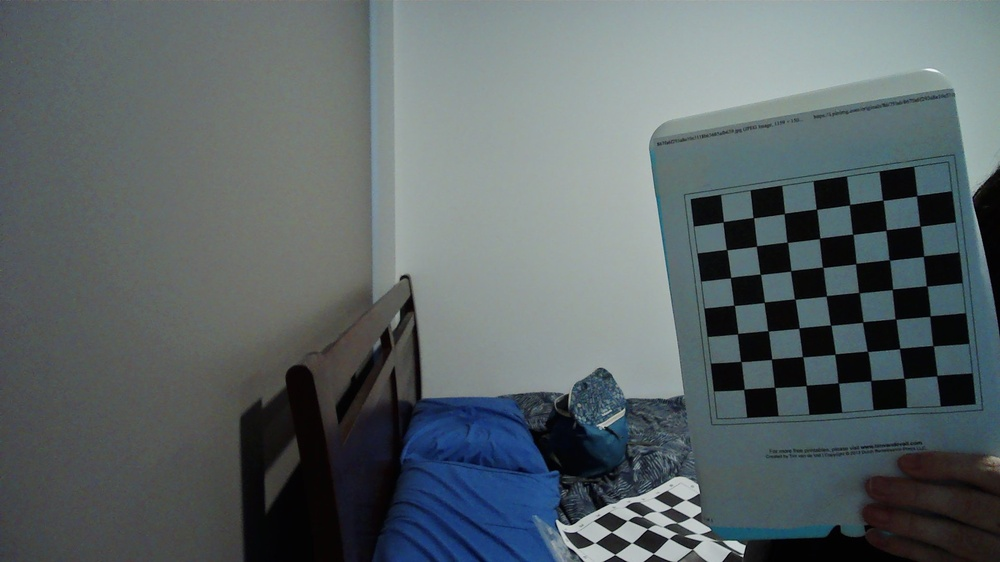
#> input picture calibration-photos/WIN_20261025_14_10_31_Pro.jpg, 1000 x 562 px, shrunk from 1920 x 1080 before the run; its folder holds only this picture in this run
$ python calibration.py
#> lines starting #> are read from the running program, lines starting #| are printed output that depends on the picture; after the words box and inside, x2 and y2 are one past the last pixel; in counts of white or black regions, pixels touching at a corner belong together
import numpy as np
import pickle
import cv2 as cv
import glob

# termination criteria
criteria = (cv.TERM_CRITERIA_EPS + cv.TERM_CRITERIA_MAX_ITER, 30, 0.001)

# prepare object points, like (0,0,0), (1,0,0), (2,0,0) ....,(6,5,0)
objp = np.zeros((7*7,3), np.float32)
objp[:,:2] = np.mgrid[0:7,0:7].T.reshape(-1,2)

# Arrays to store object points and image points from all the images.
objpoints = [] # 3d point in real world space
imgpoints = [] # 2d points in image plane.

images = glob.glob('5710-mp\\calibration-photos\\*.jpg')

for fname in images:
    img = cv.imread(fname)
#> img is the input picture: shape (562, 1000, 3); mean B, G, R 103.1, 100.5, 90.8
    gray = cv.cvtColor(img, cv.COLOR_BGR2GRAY)
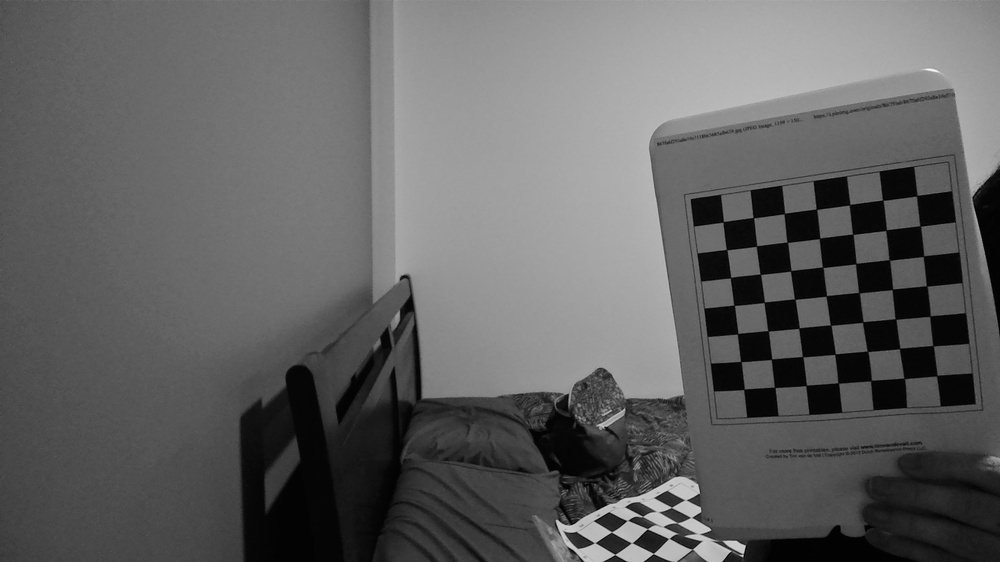
#> gray: shape (562, 1000); min 0, max 249, mean 97.9

    # Find the chess board corners
    ret, corners = cv.findChessboardCorners(gray, (7,7), None)
#> ret = True; corners = 49 rows, first 8: [916.7, 195.6], [920.3, 226.1], [923.5, 256.4], [926.5, 285.8], [929.8, 316.2], [933.1, 345.7], [936.8, 375.6], [882.8, 200.2]

    # If found, add object points, image points (after refining them)
    if ret == True:
        objpoints.append(objp)

        corners2 = cv.cornerSubPix(gray,corners, (11,11), (-1,-1), criteria)
#> corners2 = 49 rows, first 8: [916.7, 195.6], [920.2, 225.9], [923.5, 256.2], [926.7, 285.9], [930, 316], [933.1, 345.6], [936.8, 375.6], [882.7, 200.3]
        imgpoints.append(corners2)

        # Draw and display the corners
        cv.drawChessboardCorners(img, (7,7), corners2, ret)
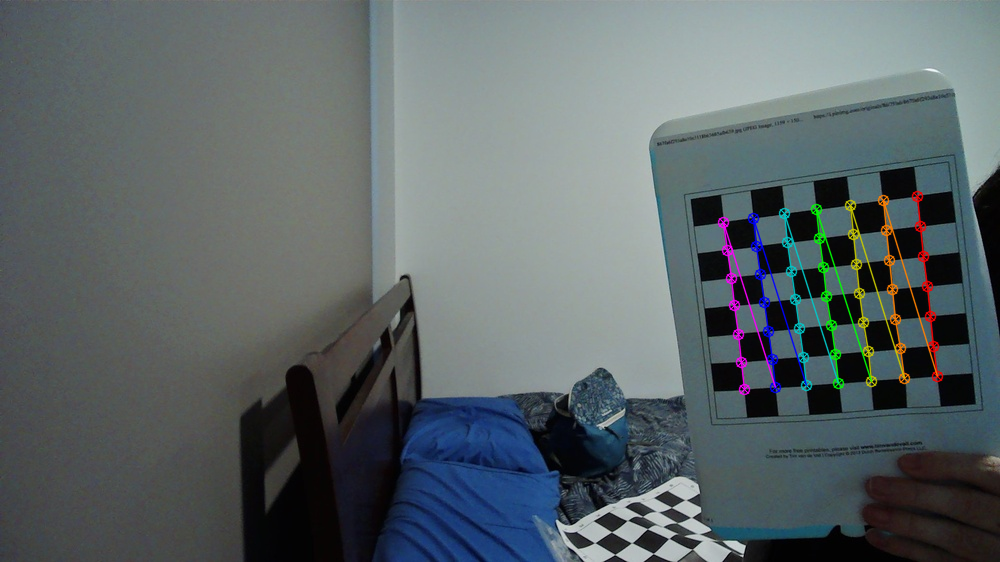
#> img: shape (562, 1000, 3); 1.89% of pixels changed, all inside (x1, y1, x2, y2) = (717, 190, 944, 396)
        cv.imshow('img', img)
        cv.waitKey(500)

cv.destroyAllWindows()

ret, mtx, dist, rvecs, tvecs = cv.calibrateCamera(objpoints, imgpoints, gray.shape[::-1], None, None)
#> ret = 0.391; mtx = [[969.4, 0, 486], [0, 902.9, 247.8], [0, 0, 1]]; dist = [[0.32, 1.44, -0.00846, -0.106, -3.92]]; rvecs = ([0.233, 0.102, 1.43],); tvecs = ([13.78, -1.65, 29.47],)
dictionary = {"mtx": mtx, "dist": dist, "rvecs": rvecs, "tvecs": tvecs}
#> dictionary = {'mtx': [[969.4, 0, 486], [0, 902.9, 247.8], [0, 0, 1]], 'dist': [[0.32, 1.44, -0.00846, -0.106, -3.92]], 'rvecs': ([0.233, 0.102, 1.43],), 'tvecs': ([13.78, -1.65, 29.47],)}
with open('cal_data.pkl', 'wb') as file:
    pickle.dump(dictionary, file)

$ run again, on calibration-photos/WIN_20261025_14_10_46_Pro.jpg
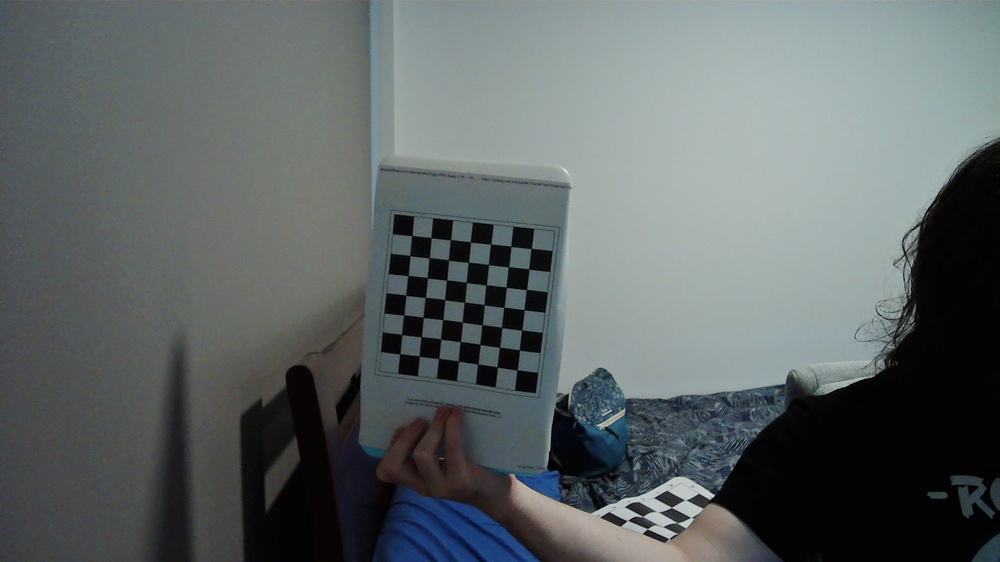
#> input picture calibration-photos/WIN_20261025_14_10_46_Pro.jpg, 1000 x 562 px, shrunk from 1920 x 1080 before the run
#> img is the input picture: shape (562, 1000, 3); mean B, G, R 102.3, 101.8, 94.8
#> `ret, corners = cv.findChessboardCorners(gray, (7,7), None)`: ret = True; corners = 49 rows, first 8: [411.7, 235.6], [431.1, 237.6], [450.5, 239.6], [470.4, 242], [490.7, 243.9], [510.7, 246.3], [531.2, 248.4], [409.8, 255.6]
#> corners2 = 49 rows, first 8: [411.8, 235.5], [431, 237.6], [450.5, 239.7], [470.4, 241.9], [490.6, 244], [510.8, 246.4], [531.2, 248.5], [409.9, 255.6]
#> `cv.drawChessboardCorners(img, (7,7), corners2, ret)`:
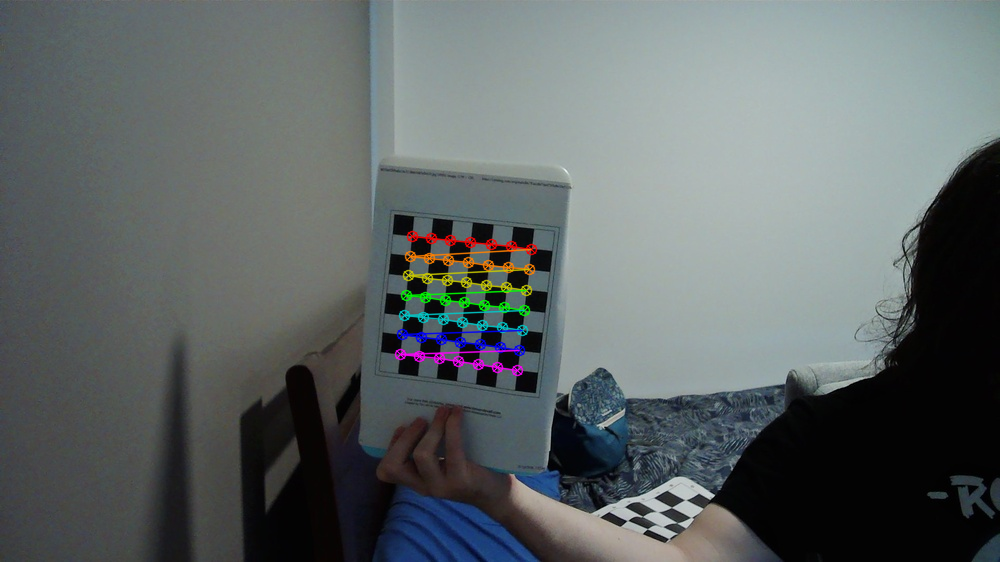
#> img: shape (562, 1000, 3); 1.45% of pixels changed, all inside (x1, y1, x2, y2) = (394, 230, 538, 377)
#> `ret, mtx, dist, rvecs, tvecs = cv.calibrateCamera(objpoints, imgpoints..`: ret = 0.189; mtx = [[248.4, 0, 554], [0, 247.8, 270.7], [0, 0, 1]]; dist = [[-0.0641, 0.0586, 0.0114, -0.0126, 0.078]]; rvecs = ([0.0624, 0.0732, 0.12],); tvecs = ([-7.04, -1.79, 12.35],)
#> dictionary = {'mtx': [[248.4, 0, 554], [0, 247.8, 270.7], [0, 0, 1]], 'dist': [[-0.0641, 0.0586, 0.0114, -0.0126, 0.078]], 'rvecs': ([0.0624, 0.0732, 0.12],), 'tvecs': ([-7.04, -1.79, 12.35],)}

$ run again, on calibration-photos/WIN_20261025_14_10_48_Pro.jpg
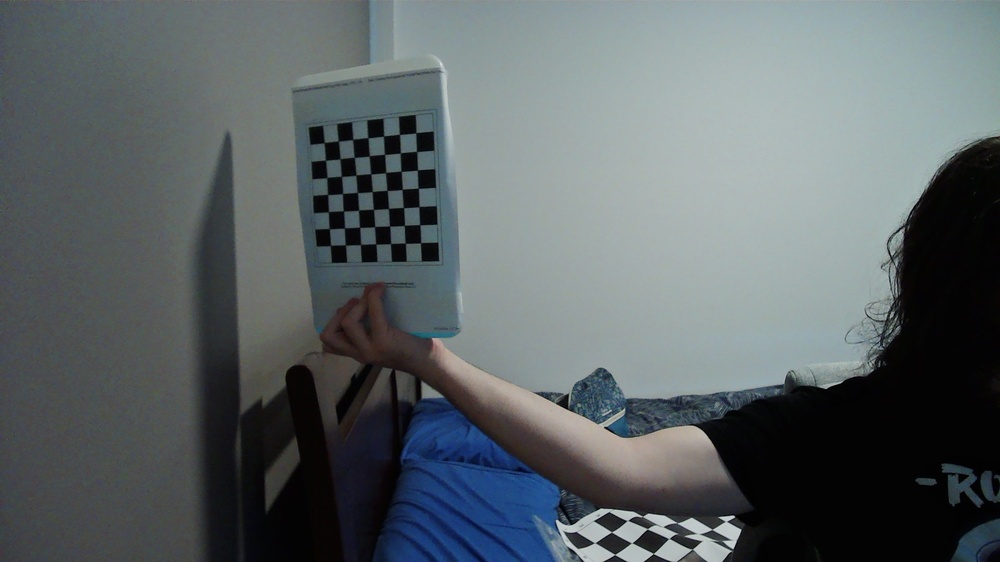
#> input picture calibration-photos/WIN_20261025_14_10_48_Pro.jpg, 1000 x 562 px, shrunk from 1920 x 1080 before the run
#> img is the input picture: shape (562, 1000, 3); mean B, G, R 102.9, 100.4, 92.7
#> `gray = cv.cvtColor(img, cv.COLOR_BGR2GRAY)`:
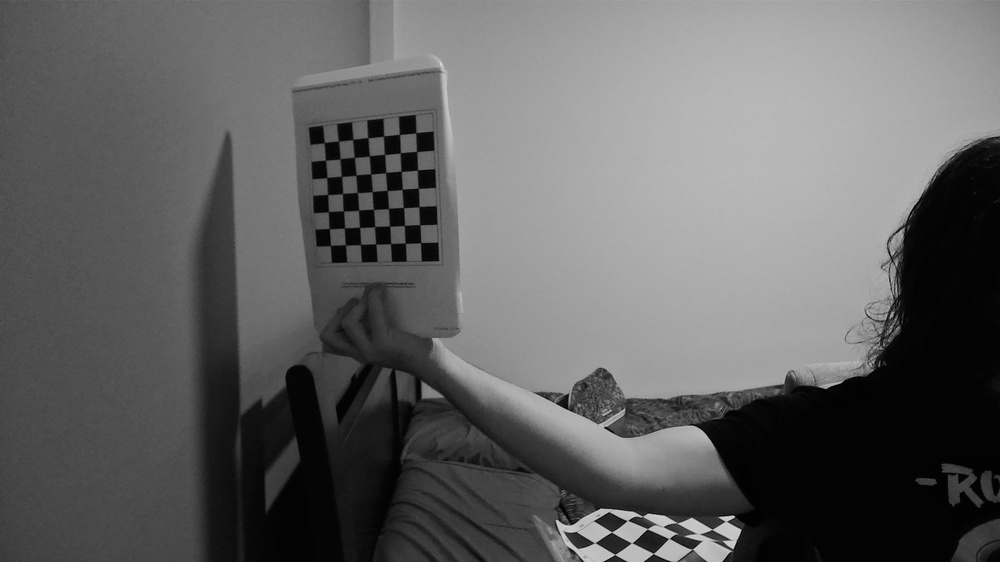
#> gray: shape (562, 1000); min 0, max 217, mean 98.4
#> `ret, corners = cv.findChessboardCorners(gray, (7,7), None)`: ret = True; corners = 49 rows, first 8: [324.5, 142.2], [338.1, 140.7], [352.9, 139.2], [368, 137.7], [383.7, 135.9], [399.5, 134.4], [415.6, 132.9], [325.5, 160.2]
#> corners2 = 49 rows, first 8: [324.2, 142.6], [338.4, 141], [352.8, 139.4], [367.8, 137.7], [383.6, 136], [399.5, 134.4], [415.8, 132.8], [325.5, 160.1]
#> `cv.drawChessboardCorners(img, (7,7), corners2, ret)`:
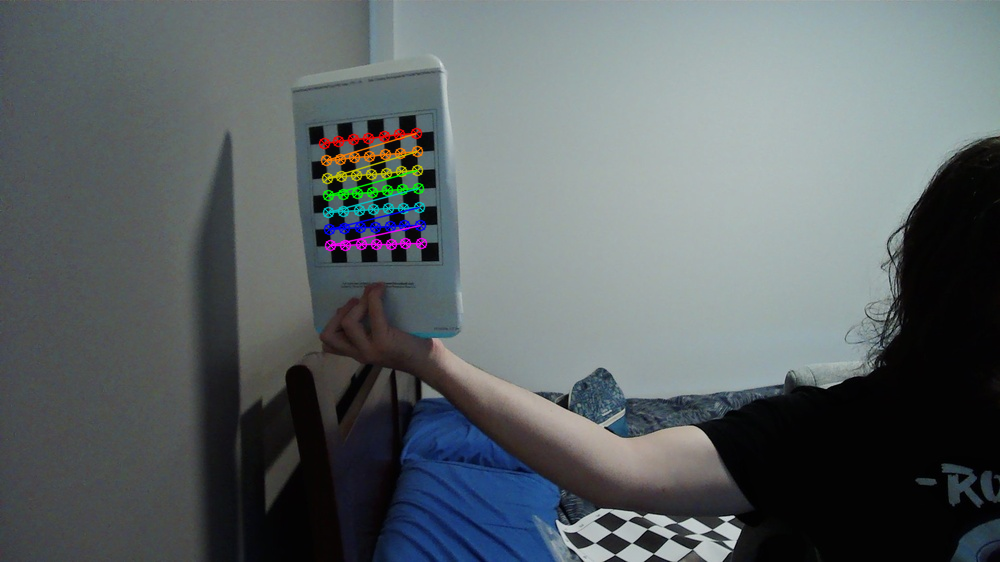
#> img: shape (562, 1000, 3); 1.26% of pixels changed, all inside (x1, y1, x2, y2) = (318, 127, 428, 252)
#> `ret, mtx, dist, rvecs, tvecs = cv.calibrateCamera(objpoints, imgpoints..`: ret = 0.317; mtx = [[596.3, 0, 519.7], [0, 546.3, 225.6], [0, 0, 1]]; dist = [[-0.707, 15.14, 0.00678, 0.0928, -55.3]]; rvecs = ([0.034, 0.429, -0.0439],); tvecs = ([-10.81, -4.84, 31.08],)
#> dictionary = {'mtx': [[596.3, 0, 519.7], [0, 546.3, 225.6], [0, 0, 1]], 'dist': [[-0.707, 15.14, 0.00678, 0.0928, -55.3]], 'rvecs': ([0.034, 0.429, -0.0439],), 'tvecs': ([-10.81, -4.84, 31.08],)}

$ run again, on calibration-photos/WIN_20261025_14_10_54_Pro.jpg
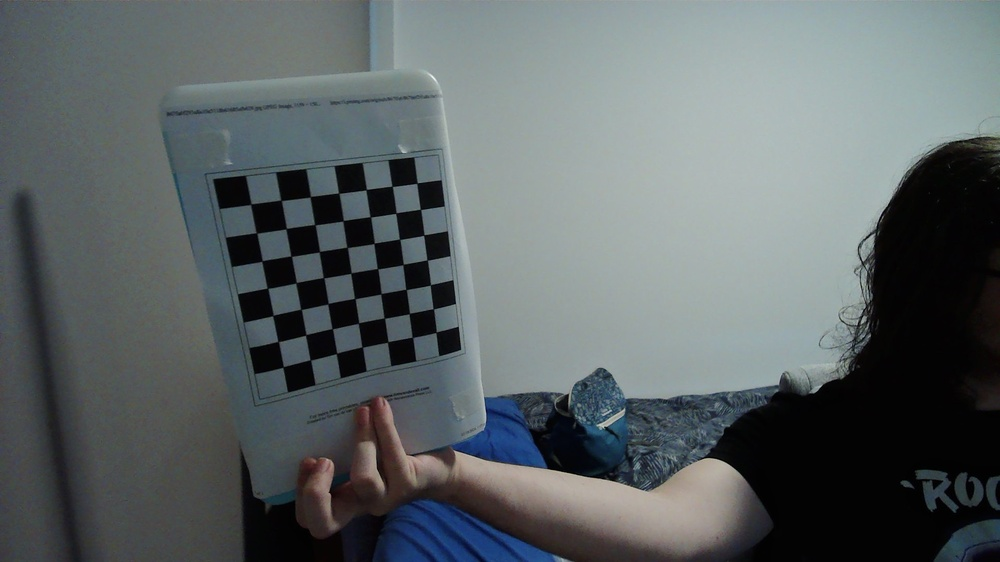
#> input picture calibration-photos/WIN_20261025_14_10_54_Pro.jpg, 1000 x 562 px, shrunk from 1920 x 1080 before the run
#> img is the input picture: shape (562, 1000, 3); mean B, G, R 102.1, 100.5, 93.1
#> `gray = cv.cvtColor(img, cv.COLOR_BGR2GRAY)`:
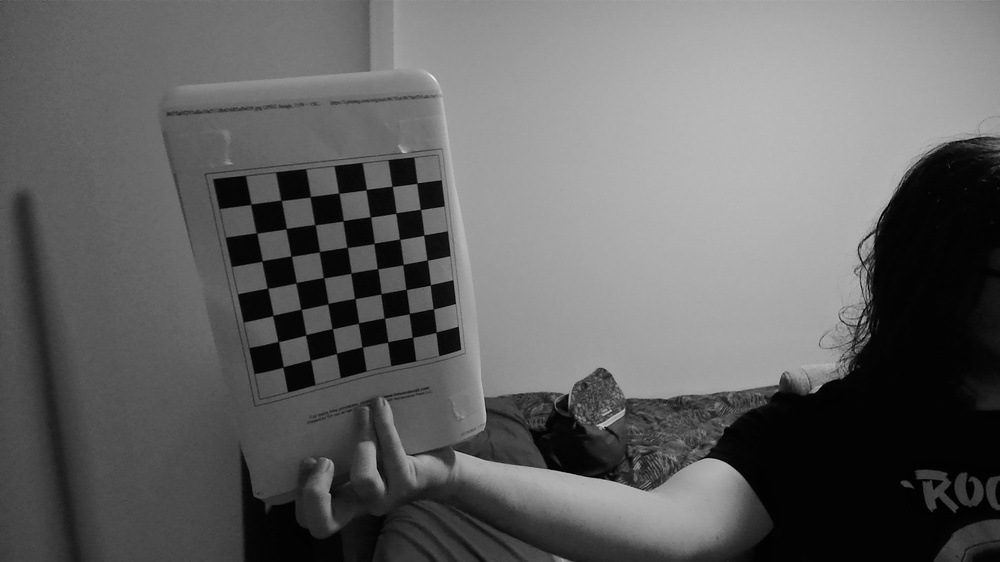
#> gray: shape (562, 1000); min 0, max 238, mean 98.5
#> `ret, corners = cv.findChessboardCorners(gray, (7,7), None)`: ret = True; corners = 49 rows, first 8: [417.1, 183], [420.5, 209.4], [423.8, 234.9], [426.9, 259.8], [430.4, 284.9], [433.5, 308.9], [435.9, 332.4], [392, 186.1]
#> corners2 = 49 rows, first 8: [416.9, 183.2], [420.5, 209.4], [423.8, 235.2], [427.3, 260.2], [430.4, 284.8], [433.4, 308.9], [436.2, 332.2], [392.2, 186.4]
#> `cv.drawChessboardCorners(img, (7,7), corners2, ret)`:
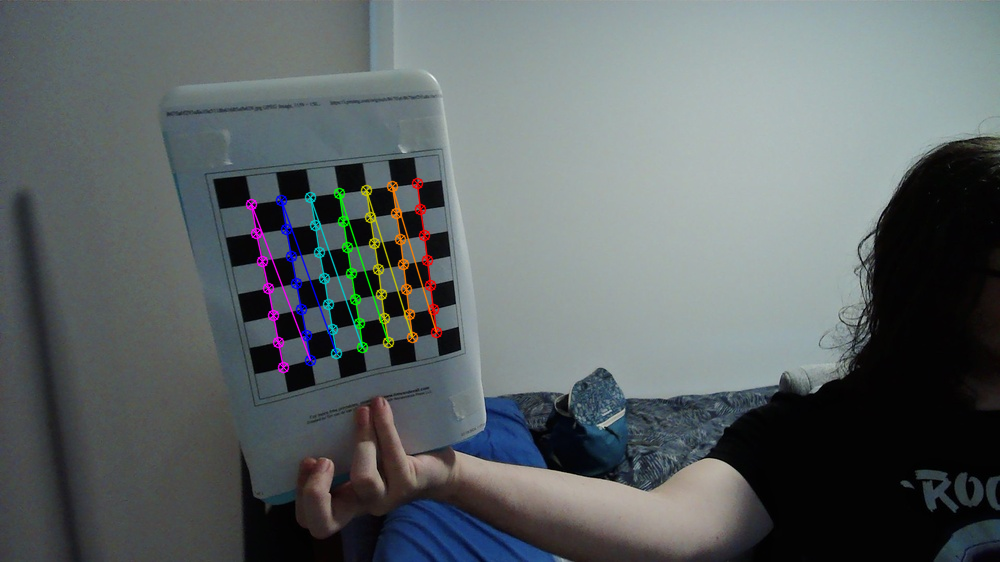
#> img: shape (562, 1000, 3); 1.73% of pixels changed, all inside (x1, y1, x2, y2) = (245, 177, 443, 374)
#> `ret, mtx, dist, rvecs, tvecs = cv.calibrateCamera(objpoints, imgpoints..`: ret = 0.445; mtx = [[507.5, 0, 539], [0, 527.6, 314.6], [0, 0, 1]]; dist = [[0.33, -0.85, 0.0367, 0.0425, 1.02]]; rvecs = ([-0.0439, -0.502, 1.41],); tvecs = ([-4.84, -5.02, 19.64],)
#> dictionary = {'mtx': [[507.5, 0, 539], [0, 527.6, 314.6], [0, 0, 1]], 'dist': [[0.33, -0.85, 0.0367, 0.0425, 1.02]], 'rvecs': ([-0.0439, -0.502, 1.41],), 'tvecs': ([-4.84, -5.02, 19.64],)}

$ run again, on calibration-photos/WIN_20261025_14_10_33_Pro.jpg
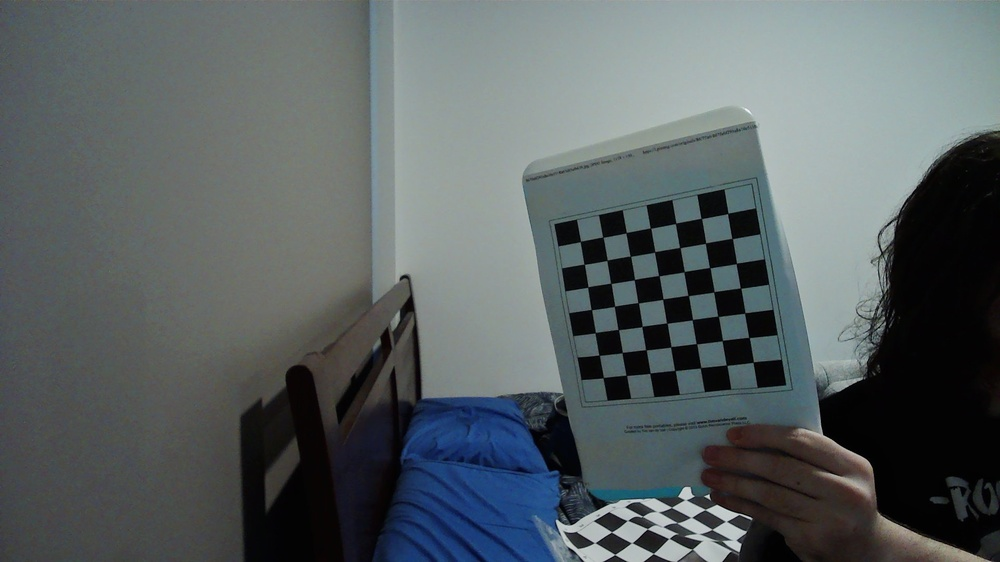
#> input picture calibration-photos/WIN_20261025_14_10_33_Pro.jpg, 1000 x 562 px, shrunk from 1920 x 1080 before the run
#> img is the input picture: shape (562, 1000, 3); mean B, G, R 98.4, 96.9, 89.2
#> `gray = cv.cvtColor(img, cv.COLOR_BGR2GRAY)`:
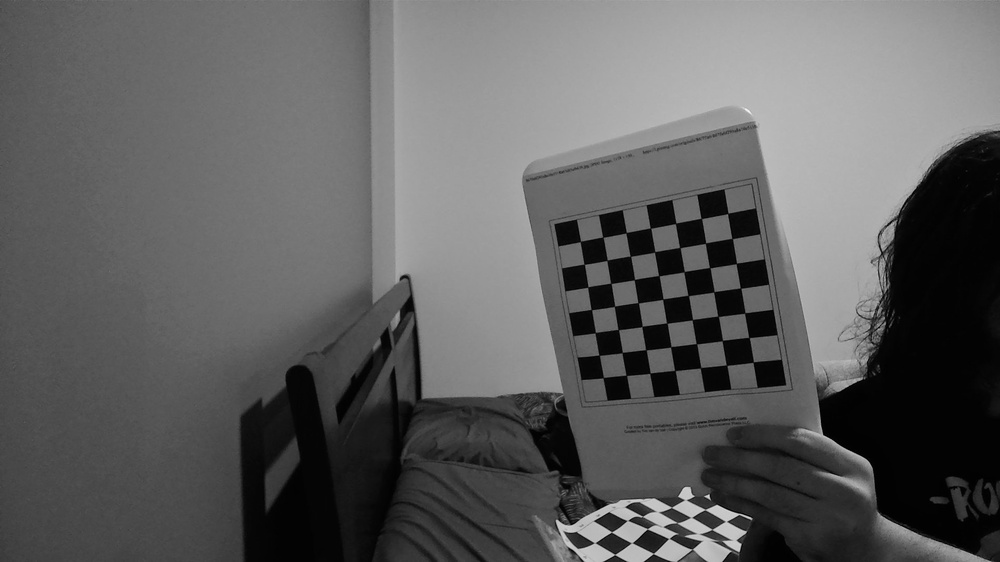
#> gray: shape (562, 1000); min 0, max 246, mean 94.8
#> `ret, corners = cv.findChessboardCorners(gray, (7,7), None)`: ret = True; corners = 49 rows, first 8: [727.8, 213.4], [732.3, 238.6], [736.4, 263.5], [740.5, 288.1], [744.8, 312.9], [749, 337.6], [753.2, 362.2], [701.4, 218.5]
#> corners2 = 49 rows, first 8: [727.8, 213.5], [732.2, 238.5], [736.3, 263.5], [740.6, 288.2], [744.7, 313], [749, 337.4], [753.2, 362.1], [701.3, 218.4]
#> `cv.drawChessboardCorners(img, (7,7), corners2, ret)`:
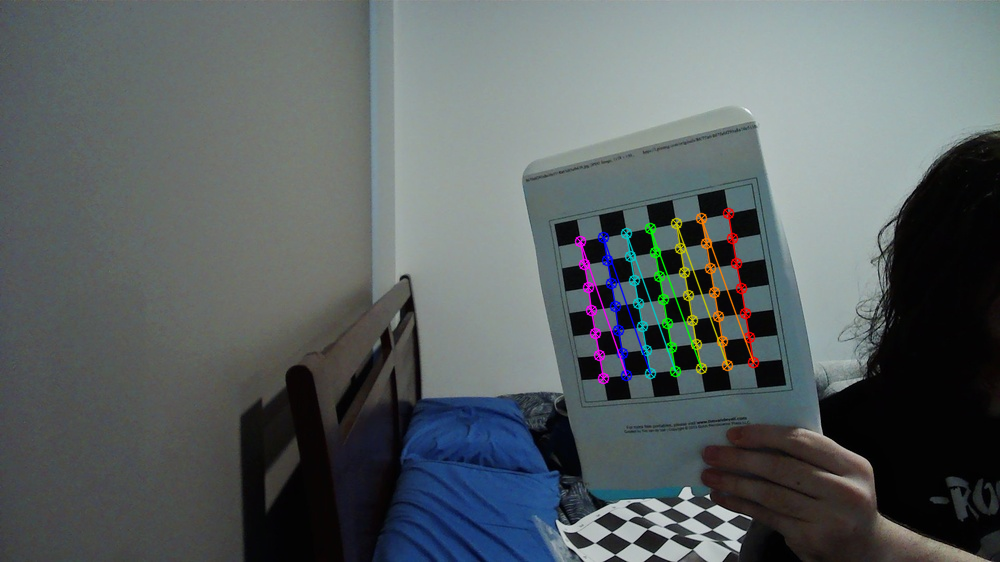
#> img: shape (562, 1000, 3); 1.64% of pixels changed, all inside (x1, y1, x2, y2) = (574, 207, 760, 385)
#> `ret, mtx, dist, rvecs, tvecs = cv.calibrateCamera(objpoints, imgpoints..`: ret = 0.205; mtx = [[462.9, 0, 480.6], [0, 485.4, 270.3], [0, 0, 1]]; dist = [[-0.17, 0.389, -0.00339, 0.0329, -0.553]]; rvecs = ([0.228, 0.228, 1.39],); tvecs = ([10.15, -2.24, 19.45],)
#> dictionary = {'mtx': [[462.9, 0, 480.6], [0, 485.4, 270.3], [0, 0, 1]], 'dist': [[-0.17, 0.389, -0.00339, 0.0329, -0.553]], 'rvecs': ([0.228, 0.228, 1.39],), 'tvecs': ([10.15, -2.24, 19.45],)}
